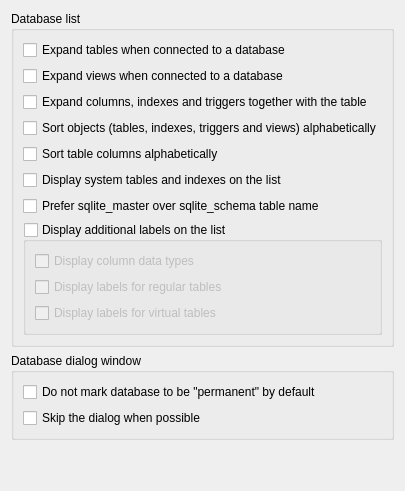
         <widget class="QWidget" name="databaseListPage">
          <layout class="QVBoxLayout" name="verticalLayout_36">
           <item>
            <widget class="QGroupBox" name="dbListGroup">
             <property name="title">
              <string>Database list</string>
             </property>
             <layout class="QGridLayout" name="gridLayout">
              <item row="1" column="0">
               <widget class="QCheckBox" name="expandTablesCheck">
                <property name="text">
                 <string>Expand tables when connected to a database</string>
                </property>
                <property name="cfg" stdset="0">
                 <string notr="true">DbList.ExpandTables</string>
                </property>
               </widget>
              </item>
              <item row="7" column="0">
               <widget class="QCheckBox" name="prefMasterOverSchemaCheck">
                <property name="toolTip">
                 <string>&lt;html&gt;&lt;head/&gt;&lt;body&gt;&lt;p&gt;By default, the database schema is accessed using the &lt;span style=&quot; font-family:'Courier New';&quot;&gt;sqlite_schema&lt;/span&gt; table name.&lt;br/&gt;Older SQLite versions used the &lt;span style=&quot; font-family:'Courier New';&quot;&gt;sqlite_master&lt;/span&gt; name, which is still supported as an alias.&lt;br/&gt;You can switch here to use the legacy name instead.&lt;/p&gt;&lt;/body&gt;&lt;/html&gt;</string>
                </property>
                <property name="text">
                 <string>Prefer sqlite_master over sqlite_schema table name</string>
                </property>
                <property name="cfg" stdset="0">
                 <string>General.PreferMasterOverSchema</string>
                </property>
               </widget>
              </item>
              <item row="5" column="0">
               <widget class="QCheckBox" name="sortColumns">
                <property name="toolTip">
                 <string>If switched off, then columns will be sorted in the order they are typed in CREATE TABLE statement.</string>
                </property>
                <property name="text">
                 <string>Sort table columns alphabetically</string>
                </property>
                <property name="cfg" stdset="0">
                 <string notr="true">DbList.SortColumns</string>
                </property>
               </widget>
              </item>
              <item row="3" column="0">
               <widget class="QCheckBox" name="expandColsIdxTrigCheck">
                <property name="toolTip">
                 <string>Expanding a table or view also expands the Columns, Indexes and Triggers nodes to show their contents.</string>
                </property>
                <property name="text">
                 <string>Expand columns, indexes and triggers together with the table</string>
                </property>
                <property name="cfg" stdset="0">
                 <string>DbList.ExpandSubNodes</string>
                </property>
               </widget>
              </item>
              <item row="4" column="0">
               <widget class="QCheckBox" name="sortObjects">
                <property name="toolTip">
                 <string>If this option is switched off, then objects will be sorted in order they appear in sqlite_master table (which is in order they were created)</string>
                </property>
                <property name="text">
                 <string>Sort objects (tables, indexes, triggers and views) alphabetically</string>
                </property>
                <property name="cfg" stdset="0">
                 <string notr="true">DbList.SortObjects</string>
                </property>
               </widget>
              </item>
              <item row="8" column="0">
               <widget class="QGroupBox" name="addLabelsGroup">
                <property name="toolTip">
                 <string>&lt;p&gt;Additional labels are those displayed next to the names on the databases list (they are blue, unless configured otherwise). Enabling this option will result in labels for databases, invalid databases and aggregated nodes (column group, index group, trigger group). For more labels see options below.&lt;p&gt;</string>
                </property>
                <property name="title">
                 <string>Display additional labels on the list</string>
                </property>
                <property name="checkable">
                 <bool>true</bool>
                </property>
                <property name="checked">
                 <bool>false</bool>
                </property>
                <property name="cfg" stdset="0">
                 <string notr="true">DbList.ShowDbTreeLabels</string>
                </property>
                <layout class="QVBoxLayout" name="verticalLayout_20">
                 <item>
                  <widget class="QCheckBox" name="columnTypeLabelsCheck">
                   <property name="toolTip">
                    <string>&lt;html&gt;&lt;head/&gt;&lt;body&gt;&lt;p&gt;Shows data type next to the column when Columns node is expanded.&lt;/p&gt;&lt;/body&gt;&lt;/html&gt;</string>
                   </property>
                   <property name="text">
                    <string>Display column data types</string>
                   </property>
                   <property name="cfg" stdset="0">
                    <string>DbList.ShowColumnTypeLabels</string>
                   </property>
                  </widget>
                 </item>
                 <item>
                  <widget class="QCheckBox" name="regularTableLabelsCheck">
                   <property name="toolTip">
                    <string>&lt;html&gt;&lt;head/&gt;&lt;body&gt;&lt;p&gt;Shows number of columns, indexes and triggers next to each table name.&lt;/p&gt;&lt;p&gt;Requires loading full schema for all tables. For databases with hundreds or thousands of tables, this can significantly impact performance.&lt;/p&gt;&lt;/body&gt;&lt;/html&gt;</string>
                   </property>
                   <property name="text">
                    <string>Display labels for regular tables</string>
                   </property>
                   <property name="cfg" stdset="0">
                    <string notr="true">DbList.ShowRegularTableLabels</string>
                   </property>
                  </widget>
                 </item>
                 <item>
                  <widget class="QCheckBox" name="virtTableLabelsCheck">
                   <property name="toolTip">
                    <string>Virtual tables will be marked with a 'virtual' label.</string>
                   </property>
                   <property name="text">
                    <string>Display labels for virtual tables</string>
                   </property>
                   <property name="cfg" stdset="0">
                    <string notr="true">DbList.ShowVirtualTableLabels</string>
                   </property>
                  </widget>
                 </item>
                </layout>
               </widget>
              </item>
              <item row="6" column="0">
               <widget class="QCheckBox" name="dispSystemTablesCheck">
                <property name="toolTip">
                 <string>&lt;html&gt;&lt;head/&gt;&lt;body&gt;&lt;p&gt;By default, system tables and indexes are hidden from the list.&lt;br/&gt;Enable this option to display internal SQLite objects, such as &lt;span style=&quot; font-family:'Courier New';&quot;&gt;sqlite_schema&lt;/span&gt; and auto-generated indexes.&lt;/p&gt;&lt;/body&gt;&lt;/html&gt;</string>
                </property>
                <property name="text">
                 <string>Display system tables and indexes on the list</string>
                </property>
                <property name="cfg" stdset="0">
                 <string>DbList.ShowSystemObjects</string>
                </property>
               </widget>
              </item>
              <item row="2" column="0">
               <widget class="QCheckBox" name="expandViewsCheck">
                <property name="text">
                 <string>Expand views when connected to a database</string>
                </property>
                <property name="cfg" stdset="0">
                 <string notr="true">DbList.ExpandViews</string>
                </property>
               </widget>
              </item>
             </layout>
            </widget>
           </item>
           <item>
            <widget class="QGroupBox" name="dbDialogGroup">
             <property name="title">
              <string>Database dialog window</string>
             </property>
             <layout class="QVBoxLayout" name="verticalLayout_37">
              <item>
               <widget class="QCheckBox" name="dontMarkDbAsDefaultCheck">
                <property name="toolTip">
                 <string>&lt;p&gt;When adding new database it is marked to be &quot;permanent&quot; (stored in configuration) by default. Checking this option makes every new database to NOT be &quot;permanent&quot; by default.&lt;/p&gt;</string>
                </property>
                <property name="text">
                 <string>Do not mark database to be &quot;permanent&quot; by default</string>
                </property>
                <property name="cfg" stdset="0">
                 <string notr="true">DbList.NewDbNotPermanentByDefault</string>
                </property>
               </widget>
              </item>
              <item>
               <widget class="QCheckBox" name="bypassDbDialogCheck">
                <property name="toolTip">
                 <string>&lt;html&gt;&lt;head/&gt;&lt;body&gt;&lt;p&gt;When enabled, database files will be added without showing the standard database dialog. If opening the database with default options fails (e.g. encrypted database or different driver required), the dialog will be shown so the options can be adjusted. When disabled, the dialog will always be shown.&lt;/p&gt;&lt;/body&gt;&lt;/html&gt;</string>
                </property>
                <property name="text">
                 <string>Skip the dialog when possible</string>
                </property>
                <property name="cfg" stdset="0">
                 <string notr="true">DbList.BypassDbDialogWhenPossible</string>
                </property>
               </widget>
              </item>
             </layout>
            </widget>
           </item>
           <item>
            <spacer name="verticalSpacer_4">
             <property name="orientation">
              <enum>Qt::Orientation::Vertical</enum>
             </property>
             <property name="sizeHint" stdset="0">
              <size>
               <width>20</width>
               <height>40</height>
              </size>
             </property>
            </spacer>
           </item>
          </layout>
         </widget>
